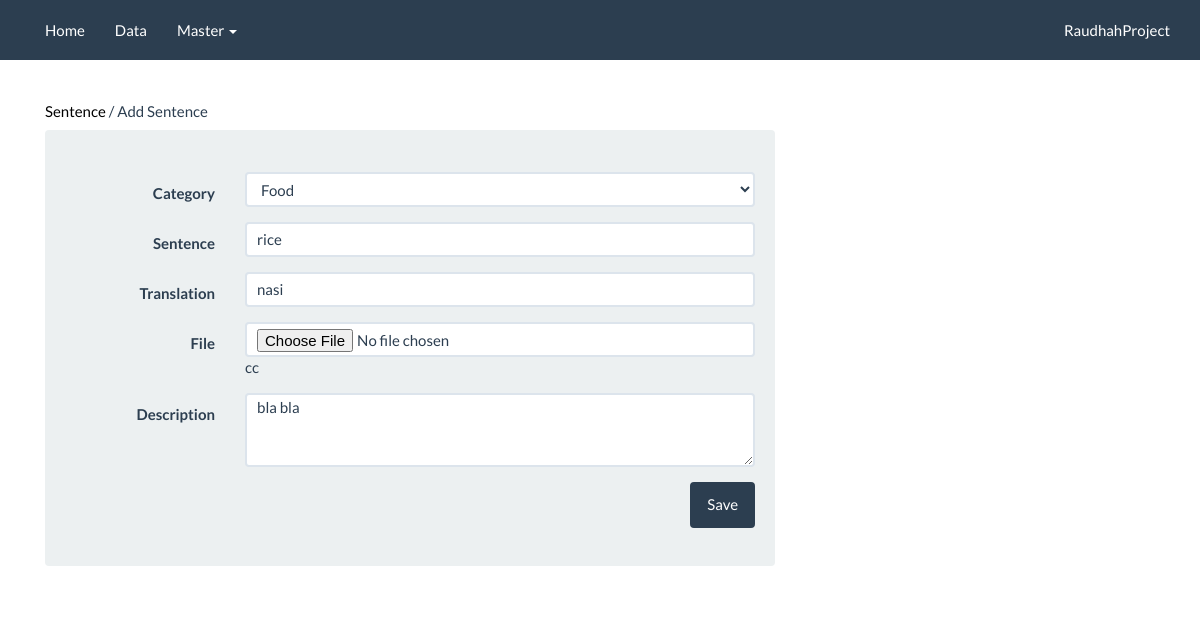
Page /sentence_edit.php?id=3 on the committed database.
### tables this page shows
CREATE TABLE `sentence` (
  `id` int(11) NOT NULL,
  `category` int(11) NOT NULL,
  `sentence` varchar(225) NOT NULL,
  `translation` varchar(225) NOT NULL,
  `file` varchar(225) NOT NULL,
  `description` tinytext NOT NULL
);

CREATE TABLE `category` (
  `id` int(11) NOT NULL,
  `category_name` varchar(128) NOT NULL
);

### pdo/class.db.php (called while the page is built, shortened)
<?php
class db extends PDO {
	private function cleanup($bind) {
		if(!is_array($bind)) {
			if(!empty($bind))
				$bind = array($bind);
			else
				$bind = array();
		}
		return $bind;
	}
	public function run($sql, $bind="") {
		$this->sql = trim($sql);
		$this->bind = $this->cleanup($bind);
		try {
			$pdostmt = $this->prepare($this->sql);
			if($pdostmt->execute($this->bind) !== false) {
				if(preg_match("/^(" . implode("|", array("select", "describe", "pragma")) . ") /i", $this->sql))
					return $pdostmt->fetchAll(PDO::FETCH_ASSOC);
				elseif(preg_match("/^(" . implode("|", array("delete", "insert", "update")) . ") /i", $this->sql))
					return $pdostmt->rowCount();
			}
		} catch (PDOException $e) {
			$this->error = $e->getMessage();
			$this->debug();
			return false;
		}
	}
	public function select($table, $where="", $bind="", $fields="*") {
		$sql = "SELECT " . $fields . " FROM " . $table;
		$sql .= ";";
		return $this->run($sql, $bind);
	}
}
?>

### sentence_edit.php (the view, shortened to what this page needs)
<?php
		include_once 'koneksi.php';
		$id = $_GET['id'];
		$category = $db->select("category");
		$sql = "select
						category.category_name,
						sentence.*
						from
							category join sentence
						on
							sentence.category = category.id
						where
							sentence.id = $id";
	$results = $db->run($sql);
 ?>
<?php include('_template/head.php'); ?>
<?php include('_template/menu.php'); ?>
<div class="container">
	<div class="row">
		<div class="col-lg-12">
			<div class="col-lg-8">
				<div><br></div>
				<div><br></div>
				<h5><a style="color:black" href="category.php">Sentence</a> / Add Sentence</h5>
				<div class="well bs-component">
					<br>
					<form action="sentence_update.php" method="POST" enctype="multipart/form-data" class="form-horizontal">
						<div class="form-group">
				      <label for="inputEmail" class="col-lg-3 control-label pull-left">Category</label>
				      <div class="col-lg-9">
				        <select name="category" class="form-control">
				        	<?php foreach ($category as $key => $value): ?>
				        		<option value="<?php echo $value['id'] ?>"
				        		<?php if ($value['id']==$results[0]['category']) {
				        			echo "selected";
				        		} ?>
				        		><?php echo $value['category_name'] ?></option>
				        	<?php endforeach ?>
				        </select>
				      </div>
				    </div>
				    <div class="form-group">
				      <label  class="col-lg-3 control-label pull-left">Sentence</label>
				      <div class="col-lg-9">
				        <input type="text" name="sentence" class="form-control" value="<?php echo $results[0]['sentence']?>" placeholder="Enter Sentence">
				      </div>
				    </div>
				    <div class="form-group">
				      <label  class="col-lg-3 control-label pull-left">Translation</label>
				      <div class="col-lg-9">
				        <input type="text" value="<?php echo $results[0]['translation']?>"  name="translation" class="form-control" placeholder="Enter Translation">
				      </div>
				    </div>
				    <div class="form-group">
				      <label  class="col-lg-3 control-label pull-left">File</label>
				      <div class="col-lg-9">
				        <input type="file" name="file" class="form-control" ><span><?php echo $results[0]['file']?></span>
				      </div>
				    </div>
				    <div class="form-group">
				      <label  class="col-lg-3 control-label pull-left">Description</label>
				      <div class="col-lg-9">
				        <textarea name="description" class="form-control"  rows="4"><?php echo $results[0]['description']?></textarea>
				      </div>
				    </div>
						<div class="pull-right">
						<input type="submit" value="Save" class="btn btn-primary">
						</div>
						<br><br><br>
					</form>
				</div>
			</div>
		</div>
	</div>
</div>
<?php include('_template/foot.php'); ?>

### rows in the picture
sentence: category "Food"
category: sentence "rice", translation "nasi", sentence.file "cc", description "bla bla"
